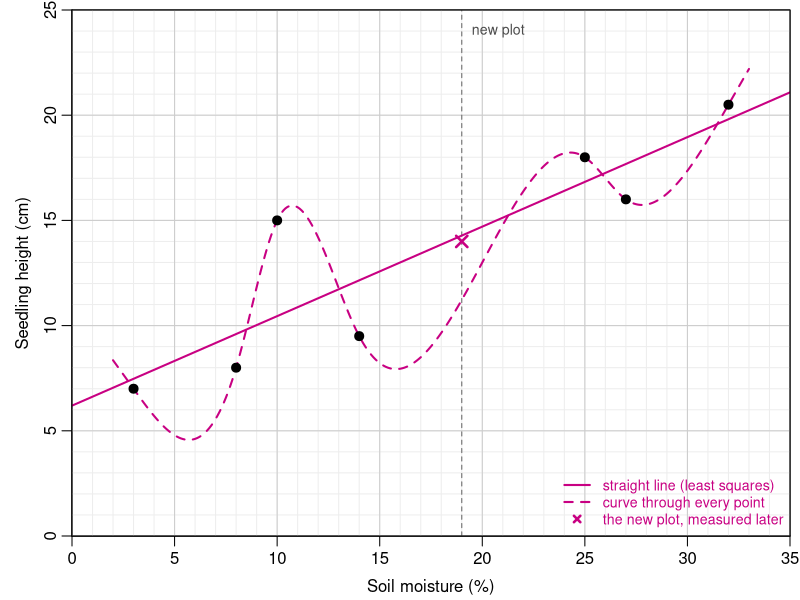

Write R code to recreate this figure.
## ---- chunk 1
knitr::opts_chunk$set(echo = FALSE, fig.width = 6.5, fig.height = 0.3)

ans_col <- rgb(200, 0, 130, maxColorValue = 255)
moisture <- c(3, 8, 10, 14, 25, 27, 32)
height <- c(7, 8, 15, 9.5, 18, 16, 20.5)
new_moisture <- 19
new_height <- 14

fit_line <- lm(height ~ moisture)
fit_curve <- splinefun(moisture, height, method = "natural")
pred_line <- unname(predict(fit_line, data.frame(moisture = new_moisture)))
pred_curve <- fit_curve(new_moisture)
rss_line <- sum(resid(fit_line)^2)
f1 <- function(v) formatC(v, format = "f", digits = 1)
## ---- chunk 2
par(mar = c(3.2, 3.6, 0.5, 0.5), mgp = c(2, 0.6, 0))
plot(NA, xlim = c(0, 35), ylim = c(0, 25), xaxs = "i", yaxs = "i",
     xlab = "Soil moisture (%)", ylab = "Seedling height (cm)")
abline(v = seq(0, 35, 1), h = seq(0, 25, 1), col = "grey93")
abline(v = seq(0, 35, 5), h = seq(0, 25, 5), col = "grey80")
abline(v = new_moisture, lty = 2, col = "grey40")
text(new_moisture, 24, "new plot", pos = 4, cex = 0.85, col = "grey30")
abline(fit_line, col = ans_col, lwd = 2)
xs <- seq(2, 33, 0.1)
lines(xs, pmin(fit_curve(xs), 25), col = ans_col, lwd = 2, lty = 2)
points(moisture, height, pch = 19, cex = 1.2)
points(new_moisture, new_height, pch = 4, cex = 1.5, lwd = 2.5, col = ans_col)
legend("bottomright", c("straight line (least squares)", "curve through every point",
                        "the new plot, measured later"),
       col = ans_col, lwd = c(2, 2, 2.5), lty = c(1, 2, NA), pch = c(NA, NA, 4),
       bty = "n", cex = 0.85, text.col = ans_col)
box()
